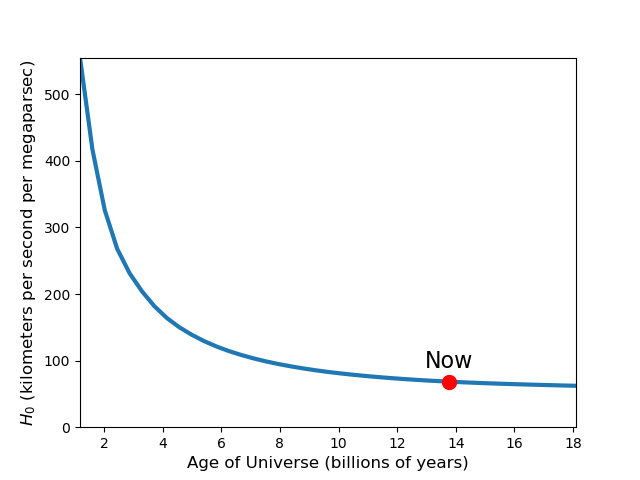

This chart was generated by the following Python code:
#!/usr/bin/env python

import numpy as np
import matplotlib.pyplot as plt
from scipy.interpolate import interp1d

if __name__ == '__main__':

    textsize = 12

    d = np.loadtxt('h0.txt', delimiter=',')
    x = d[:,0]
    y = d[:,1]
    x_min = np.min(x)
    x_max = np.max(x)
    y_min = np.min(y)
    y_max = np.max(y)
    plt.axis([x_min, x_max, 0, y_max])
    f_cubic = interp1d(x, y, kind='cubic')
    xnew = np.linspace(x_min, x_max, num=41, endpoint=True)

    plt.plot(xnew, f_cubic(xnew), linewidth=3, zorder=0)
    plt.xlabel("Age of Universe (billions of years)", size=textsize)
    plt.ylabel("$H_0$ (kilometers per second per megaparsec)", size=textsize)
    
    now_row = 1
    
    plt.scatter(x[now_row], y[now_row], c='r', s=100, zorder=100)
    plt.annotate("Now", (x[now_row], y[now_row]), textcoords="offset points", xytext=(0,10), ha='center', size=textsize+4)
    
    plt.savefig('h0.png')
    
    plt.show()